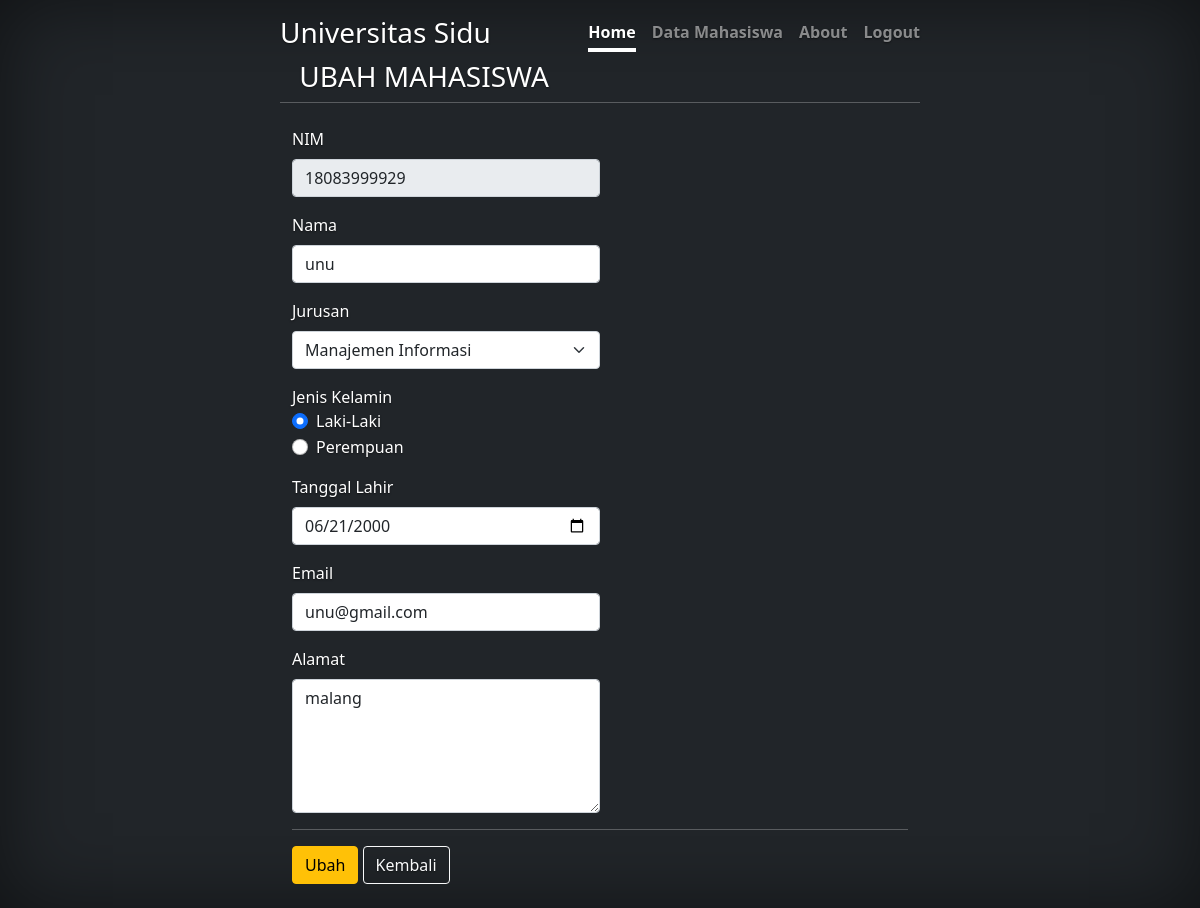
/ubah.php?nim=18083999929, run on the app's committed database.
### tables this page shows
CREATE TABLE `mahasiswaa` (
  `nim` varchar(50) NOT NULL,
  `nama` varchar(100) NOT NULL,
  `jurusan` enum('Sistem Informasi','Hukum','Psikologi','Manajemen Informasi') NOT NULL,
  `jeniskelamin` enum('Laki-Laki','Perempuan') NOT NULL,
  `tgllahir` date NOT NULL,
  `email` varchar(100) NOT NULL,
  `alamat` varchar(200) NOT NULL
);

### koneksi.php (called while the page is built, shortened)
<?php
$koneksi = mysqli_connect("localhost", "root", "", "crud");
function query($query)
{
    global $koneksi;
    $result = mysqli_query($koneksi, $query);
    $rows = [];
    while ($row = mysqli_fetch_assoc($result)) {
        $rows[] = $row;
    }
    return $rows;
}

### ubah.php (the view, shortened to what this page needs)
<?php
require 'koneksi.php';
$nim = $_GET['nim'];
$mahasiswa = query("SELECT * FROM mahasiswaa WHERE nim = $nim")[0];
?>
<!DOCTYPE html>
<html lang="en">
<head>
    <link href="https://cdn.jsdelivr.net/npm/bootstrap@5.1.3/dist/css/bootstrap.min.css" rel="stylesheet">
    <link rel="stylesheet" href="cover.css">
</head>
<link href="/docs/5.1/dist/css/bootstrap.min.css" rel="stylesheet">
    <link href="cover.css" rel="stylesheet">
  </head>
  <body class="text-white bg-dark">
<div class="cover-container d-flex w-100 h-100 p-3 mx-auto flex-column">
  <header class="mb-auto">
    <div>
      <h3 class="float-md-start mb-0">Universitas Sidu</h3>
      <nav class="nav nav-masthead justify-content-center float-md-end">
        <a class="nav-link active" aria-current="page" href="indexadmin.php">Home</a>
        <a class="nav-link" href="dataadmin.php">Data Mahasiswa</a>
        <a class="nav-link" href="#">About</a>
        <a class="nav-link" href="logout">Logout</a>
      </nav>
    </div>
  </header>
    <div class="container">
        <div class="row my-2">
            <div class="col-md">
                <h3 class="fw-light text-uppercase"><i class="bi bi-pencil-square"></i>&nbsp;Ubah Mahasiswa</h3>
            </div>
            <hr>
        </div>
        <div class="row my-2">
            <div class="col-md">
                <form action="" method="post" enctype="multipart/form-data">
                    <div class="mb-3">
                        <label for="nim" class="form-label">NIM</label>
                        <input type="number" class="form-control w-50" id="nim" value="<?= $mahasiswa['nim']; ?>" name="nim" readonly>
                    </div>
                    <div class="mb-3">
                        <label for="nama" class="form-label">Nama</label>
                        <input type="text" class="form-control w-50" id="nama" value="<?= $mahasiswa['nama']; ?>" name="nama" autocomplete="off" required>
                    </div>
                    <div class="mb-3">
                        <label for="jurusan" class="form-label">Jurusan</label>
                        <select class="form-select w-50" id="jurusan" name="jurusan">
                            <option value="Manajemen Informasi" <?php if ($mahasiswa['jurusan'] == 'Manajemen Informasi') { ?> selected='' <?php } ?>>Manajemen Informasi</option>
                        </select>
                    </div>
                    <div class="mb-3">
                        <label>Jenis Kelamin</label>
                        <div class="form-check">
                            <input class="form-check-input" type="radio" name="jeniskelamin" id="Laki-Laki" value="Laki-Laki" <?php if ($mahasiswa['jeniskelamin'] == 'Laki-Laki') { ?> checked='' <?php } ?>>
                            <label class="form-check-label" for="Laki-Laki">Laki-Laki</label>
                        </div>
                        <div class="form-check">
                            <input class="form-check-input" type="radio" name="jeniskelamin" id="Perempuan" value="Perempuan" <?php if ($mahasiswa['jeniskelamin'] == 'Perempuan') { ?> checked='' <?php } ?>>
                            <label class="form-check-label" for="Perempuan">Perempuan</label>
                        </div>
                    </div>
                    <div class="mb-3">
                        <label for="tgllahir" class="form-label">Tanggal Lahir</label>
                        <input type="date" class="form-control w-50" id="tgllahir" value="<?= $mahasiswa['tgllahir']; ?>" name="tgllahir" autocomplete="off" required>
                    </div>
                    <div class="mb-3">
                        <label for="email" class="form-label">Email</label>
                        <input type="email" class="form-control w-50" id="email" value="<?= $mahasiswa['email']; ?>" name="email" autocomplete="off" required>
                    </div>
                    <div class="mb-3">
                        <label for="alamat" class="form-label">Alamat</label>
                        <textarea class="form-control w-50" id="alamat" rows="5" name="alamat" autocomplete="off"><?= $mahasiswa['alamat']; ?></textarea>
                    </div>
                    <hr>
                    <button type="submit" class="btn btn-warning" name="ubah">Ubah</button>
                    <a href="dataadmin.php" class="btn btn-outline-light">Kembali</a>
                </form>
            </div>
        </div>
    </div>
</body>
</html>

### cover.css (style rules this page uses)
body { text-shadow: 0 .05rem .1rem rgba(0, 0, 0, .5); box-shadow: inset 0 0 5rem rgba(0, 0, 0, .5); }
.cover-container { max-width: 42em; }
.nav-masthead .nav-link { padding: .25rem 0; font-weight: 700; color: rgba(255, 255, 255, .5); background-color: transparent; border-bottom: .25rem solid transparent; }
.nav-masthead .nav-link + .nav-link { margin-left: 1rem; }
.nav-masthead .active { color: #fff; border-bottom-color: #fff; }

### data on the page
mahasiswaa: nim "18083999929", nama "unu", jurusan "Manajemen Informasi", jeniskelamin "☑ Laki-Laki", jeniskelamin "☐ Perempuan", tgllahir "06/21/2000", email "unu@gmail.com", alamat "malang"
